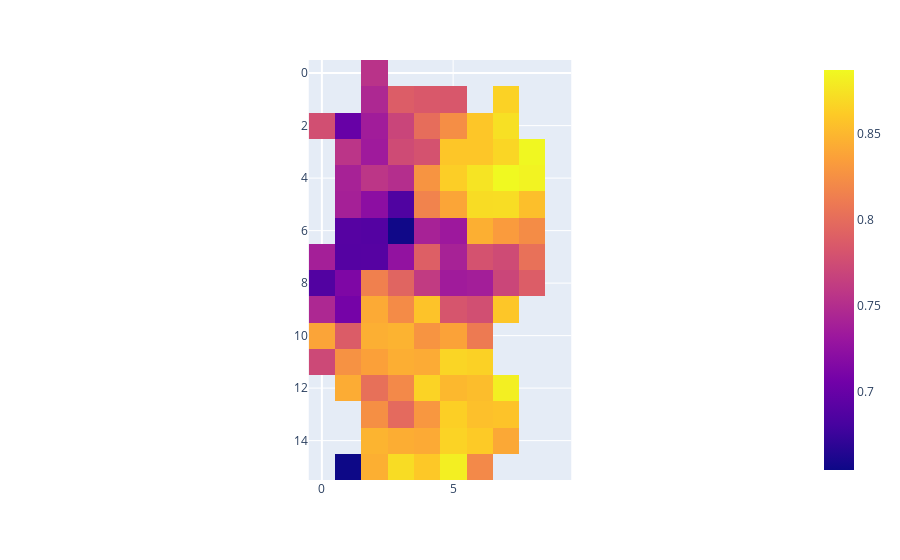

Notebook source saved alongside this figure:
### Code cell
import plotly.express as px
fig = px.imshow(weather[::-1,:,1,204090])
fig

### Figure 1 — Plotly figure (JSON) as saved in the notebook; plotly's stock layout.template omitted (floating-point values rounded to 4 significant figures; data arrays with more than 128 entries replaced by an {"elided": "..."} marker saying what was removed)
{"data": [{"coloraxis": "coloraxis", "hovertemplate": "x: %{x}<br>y: %{y}<br>color: %{z}<extra></extra>", "type": "heatmap", "z": {"elided": "16x10 float values"}}], "layout": {"coloraxis": {"colorscale": [[0, "#0d0887"], [0.1111, "#46039f"], [0.2222, "#7201a8"], [0.3333, "#9c179e"], [0.4444, "#bd3786"], [0.5556, "#d8576b"], [0.6667, "#ed7953"], [0.7778, "#fb9f3a"], [0.8889, "#fdca26"], [1, "#f0f921"]]}, "margin": {"t": 60}, "xaxis": {"constrain": "domain", "scaleanchor": "y"}, "yaxis": {"autorange": "reversed", "constrain": "domain"}}}
